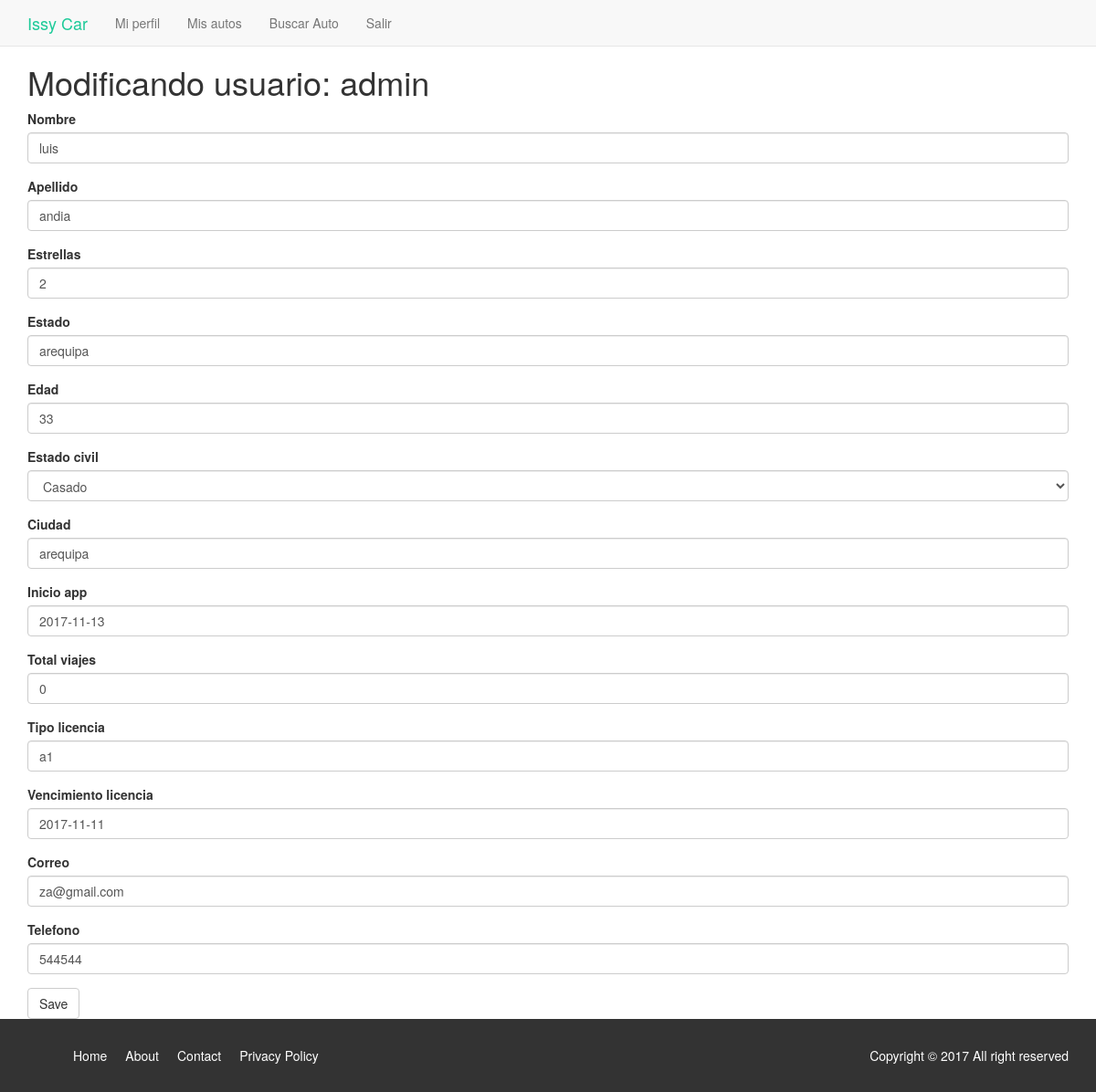
Page /conductor/perfil/1/edit/ (signed in) on the committed database.
### conductor/models.py (models this page shows, shortened)
class Conductor(models.Model):
	user = models.ForeignKey("auth.User")
	nombre = models.CharField(max_length=264,blank=False,null=False)
	apellido = models.CharField(max_length=264,blank=False,null=False)
	estrellas = models.IntegerField(default=0,blank=False,null=False)
	estado = models.CharField(max_length=20)
	edad = models.IntegerField(blank=False,null=False)
	estado_civil = models.CharField(max_length = 1, choices = ESTADO_CIVIL, blank = False,
	null = False, default = ESTADO_CIVIL[0][0])
	ciudad = models.CharField(max_length=50,blank=False,null=False)
	inicio_app = models.DateField(default=datetime.date.today,blank=False,null=False)
	total_viajes = models.IntegerField(default=0,blank=False,null=False)
	tipo_licencia = models.CharField(max_length=8,blank=False,null=False)
	vencimiento_licencia = models.DateField(blank=False,null=False)
	correo = models.CharField(max_length=50,blank=False,null=False)
	telefono = models.IntegerField(blank=False,null=False)

### conductor/views.py (the view)
# urls.py: url(r'^perfil/(?P<pk>\d+)/edit/$',views.ConductorUpdate.as_view(),name="perfil_edit"),
class ConductorUpdate(LoginRequiredMixin,UpdateView):
	form_class = ConductorForm
	model = Conductor
	redirect_field_name = "conductor/conductor_info.html"
	'''model = Conductor
	form_class = ConductorForm
	redirect_field_name = "conductor_form.html"
	success_url = reverse_lazy('conductor:home_conductor')
	login_url = '/login/'
	def get_success_url(self):
		userid = self.kwargs['pk']
		return reverse_lazy('conductor:home_conductor', kwargs={'pk': userid})
'''

### conductor/forms.py
class ConductorForm(forms.ModelForm):
	class Meta():
		model = Conductor
		exclude = ('user',)
		fields ="__all__"

### conductor/templates/conductor/conductor_form.html (shortened to what this page needs)
{% extends "../base.html"%}
{% load bootstrap3 %}
{% block content %}
<div class="container">
	<h1>Modificando usuario: {{user.username}}</h1>
	<form class="post-form" method="POST">
		{% bootstrap_form form %}
		<button type="submit" class="save btn btn-default">Save</button>
	</form>
</div>
{% endblock%}

### conductor/static/css/estilos_general.css (style rules this page uses)
body { padding-top: 50px; }

### rows in the picture
Conductor: nombre "luis", apellido "andia", estrellas "2", estado "arequipa", edad "33", estado_civil "Casado", ciudad "arequipa", inicio_app "2017-11-13", total_viajes "0", tipo_licencia "a1", vencimiento_licencia "2017-11-11", correo "za@gmail.com", telefono "544544"

### other values in the picture
{{ user.username }} "admin"
